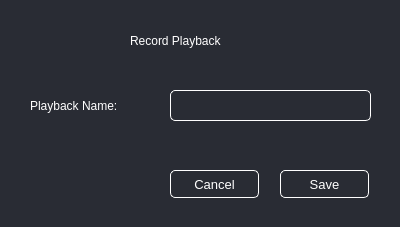
<?xml version="1.0" encoding="UTF-8"?>
<ui version="4.0">
 <class>Form</class>
 <widget class="QWidget" name="Form">
  <property name="geometry">
   <rect>
    <x>0</x>
    <y>0</y>
    <width>400</width>
    <height>227</height>
   </rect>
  </property>
  <property name="windowTitle">
   <string>Form</string>
  </property>
  <property name="styleSheet">
   <string notr="true">QWidget{
background-color:#292C34;
color:white;
}</string>
  </property>
  <widget class="QLabel" name="label_4">
   <property name="geometry">
    <rect>
     <x>130</x>
     <y>30</y>
     <width>141</width>
     <height>21</height>
    </rect>
   </property>
   <property name="text">
    <string>Record Playback</string>
   </property>
  </widget>
  <widget class="QLabel" name="name_label">
   <property name="geometry">
    <rect>
     <x>30</x>
     <y>95</y>
     <width>131</width>
     <height>21</height>
    </rect>
   </property>
   <property name="text">
    <string>Playback Name:</string>
   </property>
  </widget>
  <widget class="QPushButton" name="cancel_button">
   <property name="geometry">
    <rect>
     <x>170</x>
     <y>170</y>
     <width>89</width>
     <height>28</height>
    </rect>
   </property>
   <property name="font">
    <font>
     <pointsize>10</pointsize>
    </font>
   </property>
   <property name="styleSheet">
    <string notr="true">QPushButton{
border: 1px solid white;
border-radius: 5px;
background-color: #292C34;
color: white;
}</string>
   </property>
   <property name="text">
    <string>Cancel</string>
   </property>
  </widget>
  <widget class="QPushButton" name="save_button">
   <property name="geometry">
    <rect>
     <x>280</x>
     <y>170</y>
     <width>89</width>
     <height>28</height>
    </rect>
   </property>
   <property name="font">
    <font>
     <pointsize>10</pointsize>
    </font>
   </property>
   <property name="styleSheet">
    <string notr="true">QPushButton{
border: 1px solid white;
border-radius: 5px;
background-color: #292C34;
color: white;
}</string>
   </property>
   <property name="text">
    <string>Save</string>
   </property>
  </widget>
  <widget class="QLineEdit" name="save_name_input">
   <property name="geometry">
    <rect>
     <x>170</x>
     <y>90</y>
     <width>201</width>
     <height>31</height>
    </rect>
   </property>
   <property name="font">
    <font>
     <pointsize>15</pointsize>
    </font>
   </property>
   <property name="styleSheet">
    <string notr="true">QLineEdit{
background-color:#292C34;
color:white;
border: 1px solid white;
border-radius:5px;
}</string>
   </property>
   <property name="inputMask">
    <string/>
   </property>
   <property name="text">
    <string/>
   </property>
   <property name="alignment">
    <set>Qt::AlignCenter</set>
   </property>
  </widget>
 </widget>
 <resources/>
 <connections/>
</ui>
